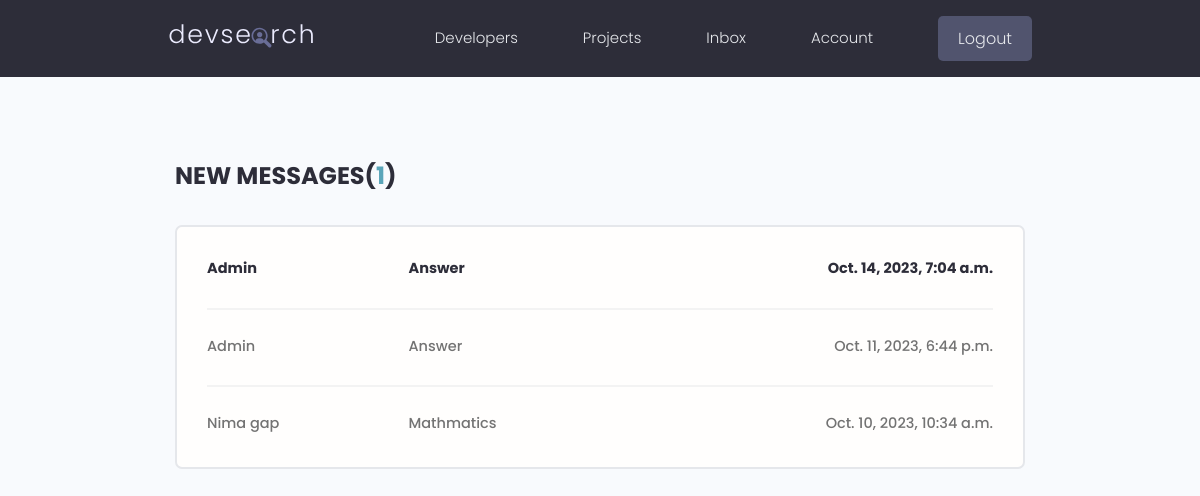
Page /inbox/ (signed in) on the committed database.
### users/models.py (models this page shows, shortened)
class Message(models.Model):
    sender = models.ForeignKey(
        Profile, on_delete=models.SET_NULL, null=True, blank=True)
    recipient = models.ForeignKey(
        Profile, on_delete=models.SET_NULL, null=True, blank=True, related_name="messages")
    name = models.CharField(max_length=200, null=True, blank=True)
    email = models.EmailField(max_length=200, null=True, blank=True)
    subject = models.CharField(max_length=200, null=True, blank=True)
    body = models.TextField()
    is_read = models.BooleanField(default=False, null=True)
    created = models.DateTimeField(auto_now_add=True)
    id = models.UUIDField(default=uuid.uuid4, unique=True,
                          primary_key=True, editable=False)
    class Meta:
        ordering = ['is_read', '-created']

### users/views.py (the view)
# urls.py: path('inbox/', views.inbox, name="inbox"),
@login_required(login_url='login')
def inbox(request):
    profile = request.user.profile
    messageRequests = profile.messages.all()
    unreadCount = messageRequests.filter(is_read=False).count()
    context = {'messageRequests': messageRequests, 'unreadCount': unreadCount}
    return render(request, 'users/inbox.html', context)

### users/templates/users/inbox.html
{% extends 'main.html' %}
{% block content %}
<main class="inbox my-xl">
  <div class="content-box">
    <h3 class="inbox__title">New Messages(<span>{{unreadCount}}</span>)</h3>
    <ul class="messages">
      {% for message in messageRequests %}
      {% if message.is_read == False %}
      <li class="message message--unread">
        {% else %}
      <li class="message">
        {% endif %}
        <a href="{% url 'message' message.id %}">
          <span class="message__author">{{message.name}}</span>
          <span class="message__subject">{{message.subject}}</span>
          <span class="message__date">{{message.created}}</span>
        </a>
      </li>
      {% endfor %}
    </ul>
  </div>
</main>
{% endblock content %}

### static/styles/app.css (style rules this page uses)
:root { --color-sub: #2d2d39; }
.content-box { width: 95%; max-width: 85rem; margin: 0 auto; }
.inbox { height: 90vh; }
.inbox__title, .inbox__title span { font-size: 2.4rem; font-weight: 700; color: var(--color-sub); text-transform: uppercase; text-align: left; margin-bottom: 3rem; }
.inbox__title span { color: var(--color-main); }
.messages { list-style: none; background: var(--color-white); padding: 0.5rem 3rem; border: 2px solid var(--color-light); border-radius: 0.7rem; }
.message { padding: 2.5rem 0; }
.message > a span { font-size: 1.45rem; font-weight: 500; }
.message.message--unread a span { font-weight: 700; color: var(--color-sub); }
.message:not(:last-child) { border-bottom: 2px solid var(--color-white-light); }
.message > a { display: flex; gap: 1rem; }
.message__author, .message__date { flex-basis: 25%; }
.message__subject { flex-basis: 50%; }
.message__date { text-align: right; }

### static/uikit/styles/modules/_variables.css (style rules this page uses)
:root { --color-main: #5aa5b9; --color-main-light: #e6faff; --color-sub: #3f4156; --color-sub-light: #51546e; --color-sub-lighter: #ededfd; --color-text: #737373; --color-gray: #8b8b8b; --color-light: #e5e7eb; --color-light-gray: #767676; --color-bg: #f8fafd; --color-white: #fffefd; --color-white-light: #f3f3f3; --color-success: #359e64; --color-success-bg: #def8e8; --color-error: #fc4b0b; --color-error-bg: #fff2ee; --font-base: 'Poppins', arial, helvetica, 'Segoe UI', roboto, ubuntu, sans-serif; --font-monospace: 'Fira Code', 'Courier New', courier, monospace; --font-regular: 300; --font-medium: 500; --font-bold: 700; --generic-shadow: 1px 1px 5px #00000010; --generic-transition: all 0.3s ease-in-out; }

### static/uikit/styles/modules/_base.css (style rules this page uses)
* { margin: 0; padding: 0; box-sizing: border-box; text-rendering: optimizeLegibility; color: inherit; font-size: inherit; }
html { font-size: 50%; }
@media only screen and (min-width: 480px) { html { font-size: 56.25%; } }
@media only screen and (min-width: 1200px) { html { font-size: 62.5%; } }
body { line-height: 1.6; font-weight: 400; font-size: 1.5rem; color: var(--color-text); background-color: var(--color-bg); min-height: 100vh; }

### static/uikit/styles/modules/_typography.css (style rules this page uses)
* { font-family: var(--font-base); }
h3 { font-size: 3.2rem; font-weight: var(--font-medium); }
p, span, strong { font-size: 1.6rem; color: var(--color-text); font-weight: var(--font-regular); }
a { padding-bottom: 2px; text-decoration: none; display: inline-block; color: var(--color-main); font-weight: var(--font-medium); }

### static/uikit/styles/modules/_utilities.css (style rules this page uses)
.my-xl { margin: 8rem auto; }

### rows in the picture
Message: name "Admin", subject "Answer", created "Oct. 14, 2023, 7:04 a.m."
Message: name "Admin", subject "Answer", created "Oct. 11, 2023, 6:44 p.m."
Message: name "Nima gap", subject "Mathmatics", created "Oct. 10, 2023, 10:34 a.m."

### other values in the picture
{{ unreadCount }} "1"
